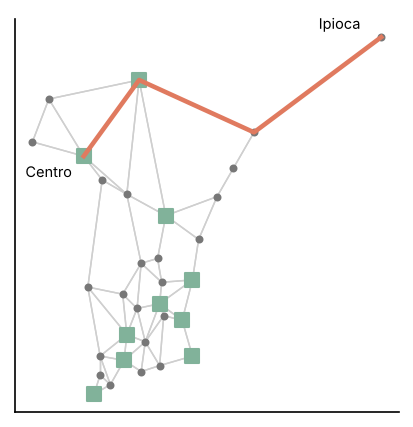
#> input picture artigo/figuras/busca_grafo_rota.png, 413 x 427 px
$ python -i extrator_classico.py   (imports and definitions only)
#> lines starting #> are read from the running program, lines starting #| are printed output that depends on the picture; after the words box and inside, x2 and y2 are one past the last pixel; in counts of white or black regions, pixels touching at a corner belong together
#> further down, picture is the input picture: shape (427, 413, 3); mean B, G, R 248.1, 248.7, 249
"""Características visuais clássicas (linha de base sem aprendizado profundo)."""
import cv2
import numpy as np
from skimage.feature import hog, local_binary_pattern


def caracteristicas_classicas(img_bgr: np.ndarray) -> np.ndarray:
    img = cv2.resize(img_bgr, (256, 192), interpolation=cv2.INTER_AREA)
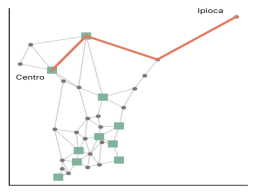
#> img: shape (192, 256, 3); mean B, G, R 248.1, 248.7, 249
    hsv = cv2.cvtColor(img, cv2.COLOR_BGR2HSV)
#> hsv: shape (192, 256, 3); mean H, S, V 1.5, 2.4, 249.7
    hist = cv2.calcHist([hsv], [0, 1, 2], None, [8, 4, 4], [0, 180, 0, 256, 0, 256]).flatten()
#> hist = 128 values, max 46712 at index 3, min 0 at index 4, mean 384
    hist /= hist.sum() + 1e-9
#> hist = 128 values, max 0.95 at index 3, min 0 at index 4, mean 0.00781

    cinza = cv2.cvtColor(img, cv2.COLOR_BGR2GRAY)
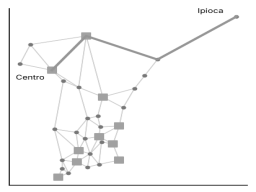
#> cinza: shape (192, 256); min 50, max 255, mean 248.7
    lbp_feats = []
    for p, r in ((8, 1), (16, 2)):
        lbp = local_binary_pattern(cinza, p, r, method="uniform")
        h, _ = np.histogram(lbp, bins=p + 2, range=(0, p + 2))
        lbp_feats.append(h / (h.sum() + 1e-9))
#> this loop made 2 passes
#> h on pass 1: [25, 119, 65, 1452, 1176, 4067, 86, 1148, 40646, 368]
#> pass 1, in caracteristicas_classicas, `lbp = local_binary_pattern(cinza, p, r, method="uniform")`:
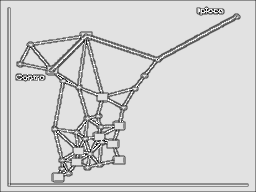
#> lbp: shape (192, 256) float64; min 0, max 9, mean 7.46; drawn with min black and max white
#> pass 2, in caracteristicas_classicas, `lbp = local_binary_pattern(cinza, p, r, method="uniform")`:
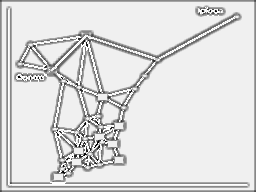
#> lbp: shape (192, 256) float64; min 0, max 17, mean 14.72; drawn with min black and max white
#> after the loop, lbp_feats = 2 items

    hog_feat = hog(cv2.resize(cinza, (128, 96)), orientations=9, pixels_per_cell=(16, 16),
                   cells_per_block=(2, 2), feature_vector=True)
#> hog_feat = 1260 values, max 0.707 at index 1174, min 0 at index 1, mean 0.0899

    bordas = cv2.Canny(cinza, 80, 160)
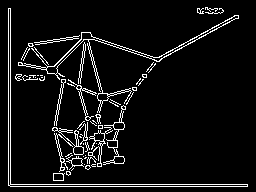
#> bordas: shape (192, 256); 6.7% white in thin lines or dots, all inside (x1, y1, x2, y2) = (8, 7, 248, 187)
    estat = np.concatenate([hsv.reshape(-1, 3).mean(0) / 255, hsv.reshape(-1, 3).std(0) / 255,
                            [bordas.mean() / 255]])
#> estat = [0.00575, 0.00925, 0.979, 0.0393, 0.0591, 0.0868, 0.0672]
    return np.concatenate([hist, *lbp_feats, hog_feat, estat]).astype(np.float32)


def extrair_lote(imagens_bgr) -> np.ndarray:
    return np.stack([caracteristicas_classicas(im) for im in imagens_bgr])

>>> import cv2
>>> picture = cv2.imread('../../artigo/figuras/busca_grafo_rota.png')
>>> result = caracteristicas_classicas(picture)
#> result = 1423 values, max 0.979 at index 1418, min 0 at index 4, mean 0.0826

$ run again, on artigo/figuras/exemplos_entrada_saida.png
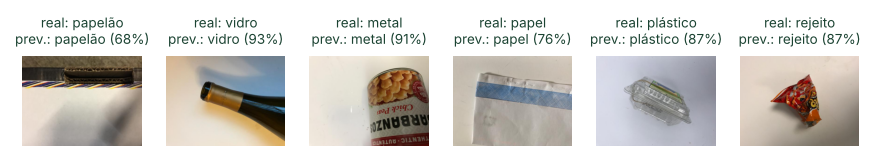
#> input picture artigo/figuras/exemplos_entrada_saida.png, 875 x 161 px
#> picture is the input picture: shape (161, 875, 3); mean B, G, R 204, 208.4, 211.3
#> hsv: shape (192, 256, 3); mean H, S, V 22.8, 23.7, 214.1
#> in caracteristicas_classicas, `hist = cv2.calcHist([hsv], [0, 1, 2], None, [8, 4, 4], [0, 180, 0, 256..`: hist = 128 values, max 30498 at index 3, min 0 at index 26, mean 384
#> in caracteristicas_classicas, `hist /= hist.sum() + 1e-9`: hist = 128 values, max 0.62 at index 3, min 0 at index 26, mean 0.00781
#> the loop in caracteristicas_classicas, `for p, r in ((8, 1), (16, 2)):` made 2 passes
#> h on pass 1: [432, 1663, 470, 2196, 6782, 9555, 1744, 2809, 21008, 2493]
#> pass 1, in caracteristicas_classicas, `lbp = local_binary_pattern(cinza, p, r, method="uniform")`:
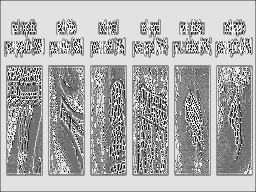
#> lbp: shape (192, 256) float64; min 0, max 9, mean 6.2; drawn with min black and max white
#> after the loop in caracteristicas_classicas, `for p, r in ((8, 1), (16, 2)):`: lbp_feats = 2 items
#> hog_feat = 1260 values, max 0.392 at index 1044, min 0 at index 12, mean 0.123
#> in caracteristicas_classicas, `bordas = cv2.Canny(cinza, 80, 160)`:
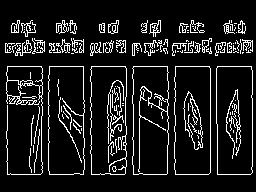
#> bordas: shape (192, 256); 11% white in thin lines or dots, all inside (x1, y1, x2, y2) = (5, 20, 253, 175)
#> estat = [0.0894, 0.0928, 0.839, 0.141, 0.162, 0.216, 0.11]
#> result = 1423 values, max 0.839 at index 1418, min 0 at index 26, mean 0.112

$ run again, on artigo/figuras/ocr_fusao_exemplos.png
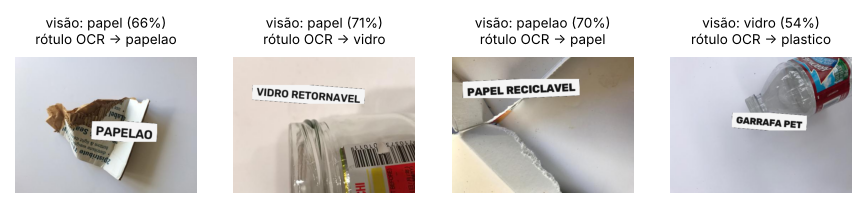
#> input picture artigo/figuras/ocr_fusao_exemplos.png, 867 x 208 px
#> picture is the input picture: shape (208, 867, 3); mean B, G, R 207.4, 208.5, 211
#> hsv: shape (192, 256, 3); mean H, S, V 35.5, 14.6, 213.8
#> in caracteristicas_classicas, `hist = cv2.calcHist([hsv], [0, 1, 2], None, [8, 4, 4], [0, 180, 0, 256..`: hist = 128 values, max 26160 at index 3, min 0 at index 12, mean 384
#> in caracteristicas_classicas, `hist /= hist.sum() + 1e-9`: hist = 128 values, max 0.532 at index 3, min 0 at index 12, mean 0.00781
#> the loop in caracteristicas_classicas, `for p, r in ((8, 1), (16, 2)):` made 2 passes
#> h on pass 1: [348, 1438, 501, 2666, 7041, 11737, 1928, 2705, 18751, 2037]
#> pass 1, in caracteristicas_classicas, `lbp = local_binary_pattern(cinza, p, r, method="uniform")`:
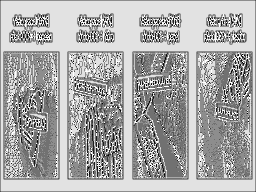
#> lbp: shape (192, 256) float64; min 0, max 9, mean 6.02; drawn with min black and max white
#> after the loop in caracteristicas_classicas, `for p, r in ((8, 1), (16, 2)):`: lbp_feats = 2 items
#> hog_feat = 1260 values, max 0.424 at index 1044, min 0 at index 52, mean 0.126
#> in caracteristicas_classicas, `bordas = cv2.Canny(cinza, 80, 160)`:
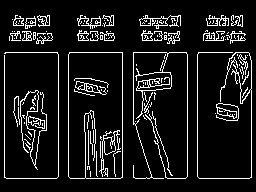
#> bordas: shape (192, 256); 10.1% white in thin lines or dots, all inside (x1, y1, x2, y2) = (4, 15, 252, 179)
#> estat = [0.139, 0.0573, 0.838, 0.197, 0.11, 0.186, 0.101]
#> result = 1423 values, max 0.838 at index 1418, min 0 at index 12, mean 0.115

$ run again, on artigo/figuras/pln_matriz_confusao.png
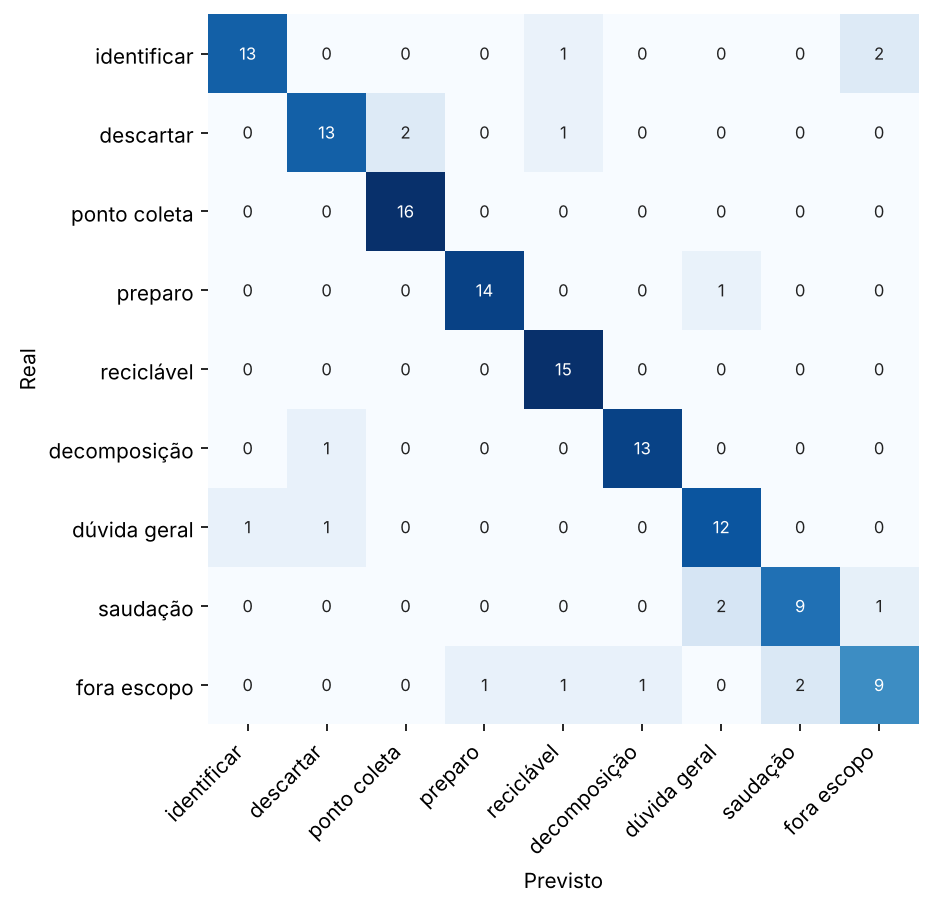
#> input picture artigo/figuras/pln_matriz_confusao.png, 933 x 908 px
#> picture is the input picture: shape (908, 933, 3); mean B, G, R 243.9, 236.9, 229.9
#> hsv: shape (192, 256, 3); mean H, S, V 63.4, 19.9, 243.9
#> in caracteristicas_classicas, `hist = cv2.calcHist([hsv], [0, 1, 2], None, [8, 4, 4], [0, 180, 0, 256..`: hist = 128 values, max 25854 at index 67, min 0 at index 0, mean 384
#> in caracteristicas_classicas, `hist /= hist.sum() + 1e-9`: hist = 128 values, max 0.526 at index 67, min 0 at index 0, mean 0.00781
#> the loop in caracteristicas_classicas, `for p, r in ((8, 1), (16, 2)):` made 2 passes
#> h on pass 1: [140, 188, 94, 902, 305, 6299, 243, 1264, 39262, 455]
#> pass 1, in caracteristicas_classicas, `lbp = local_binary_pattern(cinza, p, r, method="uniform")`:
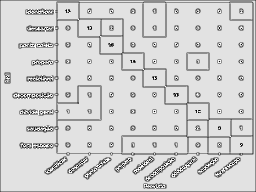
#> lbp: shape (192, 256) float64; min 0, max 9, mean 7.41; drawn with min black and max white
#> after the loop in caracteristicas_classicas, `for p, r in ((8, 1), (16, 2)):`: lbp_feats = 2 items
#> hog_feat = 1260 values, max 0.553 at index 621, min 0 at index 1, mean 0.11
#> in caracteristicas_classicas, `bordas = cv2.Canny(cinza, 80, 160)`:
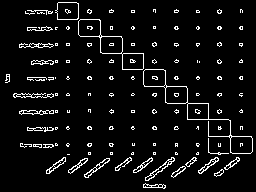
#> bordas: shape (192, 256); 6.2% white in thin lines or dots
#> estat = [0.248, 0.0782, 0.957, 0.201, 0.208, 0.121, 0.0624]
#> result = 1423 values, max 0.957 at index 1418, min 0 at index 0, mean 0.101
